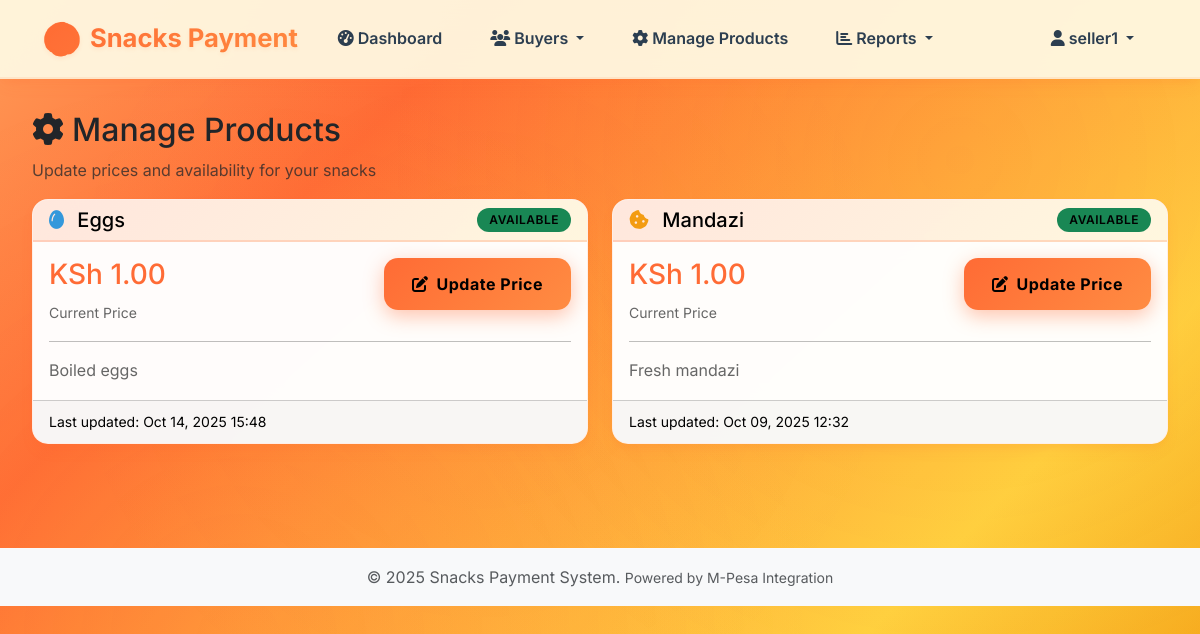
/products/manage/ (signed in), run on the app's committed database.
### apps/accounts/models.py (models this page shows, shortened)
class User(AbstractUser):
    ROLE_CHOICES = [
        ('SELLER', 'Seller'),
        ('BUYER', 'Buyer'),
    ]
    phone_number = models.CharField(max_length=15, unique=True)
    role = models.CharField(max_length=10, choices=ROLE_CHOICES, default='BUYER')
    created_by = models.ForeignKey(
        'self',
        on_delete=models.CASCADE,
        null=True,
        blank=True,
        related_name='created_buyers'
    )
    objects = UserManager()
    def is_seller(self):
        return self.role == 'SELLER'
    def is_buyer(self):
        return self.role == 'BUYER'

### apps/products/models.py (models this page shows, shortened)
class Product(models.Model):
    PRODUCT_CHOICES = [
        ('MANDAZI', 'Mandazi'),
        ('EGGS', 'Eggs'),
    ]
    name = models.CharField(max_length=20, choices=PRODUCT_CHOICES, unique=True)
    price = models.DecimalField(max_digits=10, decimal_places=2)
    description = models.TextField(blank=True)
    is_available = models.BooleanField(default=True)
    created_at = models.DateTimeField(auto_now_add=True)
    updated_at = models.DateTimeField(auto_now=True)
    class Meta:
        ordering = ['name']

### apps/products/views.py (the view)
# urls.py: path('manage/', views.manage_products, name='manage_products'),
@login_required
@seller_required
def manage_products(request):
    products = Product.objects.all()
    return render(request, 'products/manage_products.html', {'products': products})

### templates/products/manage_products.html (shortened to what this page needs)
{% extends 'base.html' %}
{% block content %}
<div class="row">
    <div class="col-12">
        <h2><i class="fas fa-cog me-2"></i>Manage Products</h2>
        <p class="text-muted">Update prices and availability for your snacks</p>
    </div>
</div>
<div class="row">
    {% for product in products %}
    <div class="col-md-6 mb-4">
        <div class="card">
            <div class="card-header d-flex justify-content-between align-items-center">
                <h5 class="mb-0">
                    {% if product.name == 'MANDAZI' %}
                        <i class="fas fa-cookie-bite me-2 text-warning"></i>
                    {% else %}
                        <i class="fas fa-egg me-2 text-info"></i>
                    {% endif %}
                    {{ product.get_name_display }}
                </h5>
                {% if product.is_available %}
                    <span class="badge bg-success">Available</span>
                {% else %}
                    <span class="badge bg-danger">Unavailable</span>
                {% endif %}
            </div>
            <div class="card-body">
                <div class="row">
                    <div class="col-6">
                        <h3 class="text-primary">KSh {{ product.price }}</h3>
                        <small class="text-muted">Current Price</small>
                    </div>
                    <div class="col-6 text-end">
                        <a href="{% url 'products:update_product_price' product.id %}"
                           class="btn btn-primary">
                            <i class="fas fa-edit me-2"></i>Update Price
                        </a>
                    </div>
                </div>
                {% if product.description %}
                <hr>
                <p class="text-muted mb-0">{{ product.description }}</p>
                {% endif %}
            </div>
            <div class="card-footer text-muted">
                <small>Last updated: {{ product.updated_at|date:"M d, Y H:i" }}</small>
            </div>
        </div>
    </div>
    {% endfor %}
</div>
{% endblock %}

### templates/navbar.html (shortened to what this page needs)
{% load static %}
<nav class="navbar navbar-expand-lg sticky-top">
    <div class="container">
        <a class="navbar-brand d-flex align-items-center" href="{% url 'accounts:dashboard' %}">
            <span class="fs-2 me-2 food-emoji">🍪</span>
            <span class="fw-bold">Snacks Payment</span>
        </a>
        {% if user.is_authenticated %}
            <div class="collapse navbar-collapse" id="navbarNav">
                <ul class="navbar-nav me-auto">
                    <li class="nav-item">
                        <a class="nav-link" href="{% url 'accounts:dashboard' %}">
                            <i class="fas fa-tachometer-alt me-1"></i>Dashboard
                        </a>
                    </li>
                    {% if user.is_seller %}
                        <li class="nav-item dropdown">
                            <a class="nav-link dropdown-toggle" href="#" id="buyersDropdown" role="button" data-bs-toggle="dropdown">
                                <i class="fas fa-users me-1"></i>Buyers
                            </a>
                        </li>
                        <li class="nav-item">
                            <a class="nav-link" href="{% url 'products:manage_products' %}">
                                <i class="fas fa-cog me-1"></i>Manage Products
                            </a>
                        </li>
                        <li class="nav-item dropdown">
                            <a class="nav-link dropdown-toggle" href="#" id="reportsDropdown" role="button" data-bs-toggle="dropdown">
                                <i class="fas fa-chart-bar me-1"></i>Reports
                            </a>
                        </li>
                    {% endif %}
                </ul>
                <ul class="navbar-nav">
                    <li class="nav-item dropdown">
                        <a class="nav-link dropdown-toggle" href="#" id="userDropdown" role="button" data-bs-toggle="dropdown">
                            <i class="fas fa-user me-1"></i>{{ user.username }}
                        </a>
                    </li>
                </ul>
            </div>
        {% endif %}
    </div>
</nav>

### data on the page
User: username "seller1"
Product: name "Eggs", is_available "AVAILABLE", price "1.00", description "Boiled eggs", updated_at "Oct 14, 2025 15:48"
Product: name "Mandazi", is_available "AVAILABLE", price "1.00", description "Fresh mandazi", updated_at "Oct 09, 2025 12:32"
